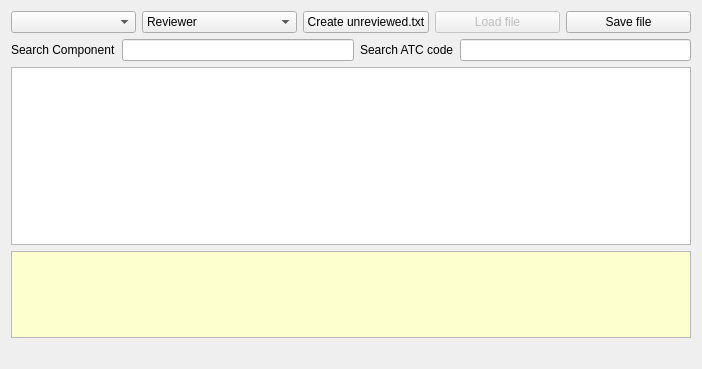
<?xml version="1.0" encoding="UTF-8"?>
<ui version="4.0">
 <class>DDI::Internal::ComponentAtcEditorWidget</class>
 <widget class="QWidget" name="DDI::Internal::ComponentAtcEditorWidget">
  <property name="geometry">
   <rect>
    <x>0</x>
    <y>0</y>
    <width>702</width>
    <height>369</height>
   </rect>
  </property>
  <property name="windowTitle">
   <string>Form</string>
  </property>
  <layout class="QGridLayout" name="gridLayout">
   <item row="0" column="0">
    <layout class="QHBoxLayout" name="horizontalLayout">
     <item>
      <widget class="QComboBox" name="availableDrugsDb"/>
     </item>
     <item>
      <widget class="QComboBox" name="reveiwers">
       <item>
        <property name="text">
         <string>Reviewer</string>
        </property>
       </item>
       <item>
        <property name="text">
         <string>Eric Maeker, MD (FR)</string>
        </property>
       </item>
       <item>
        <property name="text">
         <string>Jim Busser, MD (CA)</string>
        </property>
       </item>
       <item>
        <property name="text">
         <string>Graham Chui, MD (NZ)</string>
        </property>
       </item>
      </widget>
     </item>
     <item>
      <widget class="QPushButton" name="createUnreviewed">
       <property name="text">
        <string>Create unreviewed.txt</string>
       </property>
      </widget>
     </item>
     <item>
      <widget class="QPushButton" name="pushButton">
       <property name="enabled">
        <bool>false</bool>
       </property>
       <property name="text">
        <string>Load file</string>
       </property>
      </widget>
     </item>
     <item>
      <widget class="QPushButton" name="saveButton">
       <property name="text">
        <string>Save file</string>
       </property>
      </widget>
     </item>
    </layout>
   </item>
   <item row="1" column="0">
    <layout class="QHBoxLayout" name="horizontalLayout_2">
     <item>
      <widget class="QLabel" name="label">
       <property name="text">
        <string>Search Component</string>
       </property>
      </widget>
     </item>
     <item>
      <widget class="QLineEdit" name="searchMol"/>
     </item>
     <item>
      <widget class="QLabel" name="label_2">
       <property name="text">
        <string>Search ATC code</string>
       </property>
      </widget>
     </item>
     <item>
      <widget class="QLineEdit" name="searchATC"/>
     </item>
    </layout>
   </item>
   <item row="2" column="0">
    <widget class="QTableView" name="tableView">
     <property name="verticalScrollMode">
      <enum>QAbstractItemView::ScrollPerPixel</enum>
     </property>
     <property name="horizontalScrollMode">
      <enum>QAbstractItemView::ScrollPerPixel</enum>
     </property>
    </widget>
   </item>
   <item row="3" column="0">
    <widget class="QTextBrowser" name="textBrowser">
     <property name="maximumSize">
      <size>
       <width>16777215</width>
       <height>100</height>
      </size>
     </property>
     <property name="palette">
      <palette>
       <active>
        <colorrole role="Base">
         <brush brushstyle="SolidPattern">
          <color alpha="255">
           <red>253</red>
           <green>255</green>
           <blue>206</blue>
          </color>
         </brush>
        </colorrole>
       </active>
       <inactive>
        <colorrole role="Base">
         <brush brushstyle="SolidPattern">
          <color alpha="255">
           <red>253</red>
           <green>255</green>
           <blue>206</blue>
          </color>
         </brush>
        </colorrole>
       </inactive>
       <disabled>
        <colorrole role="Base">
         <brush brushstyle="SolidPattern">
          <color alpha="255">
           <red>237</red>
           <green>237</green>
           <blue>237</blue>
          </color>
         </brush>
        </colorrole>
       </disabled>
      </palette>
     </property>
    </widget>
   </item>
   <item row="4" column="0">
    <layout class="QHBoxLayout" name="horizontalLayout_3">
     <item>
      <widget class="QLabel" name="overview">
       <property name="text">
        <string/>
       </property>
      </widget>
     </item>
    </layout>
   </item>
  </layout>
 </widget>
 <resources/>
 <connections/>
</ui>
